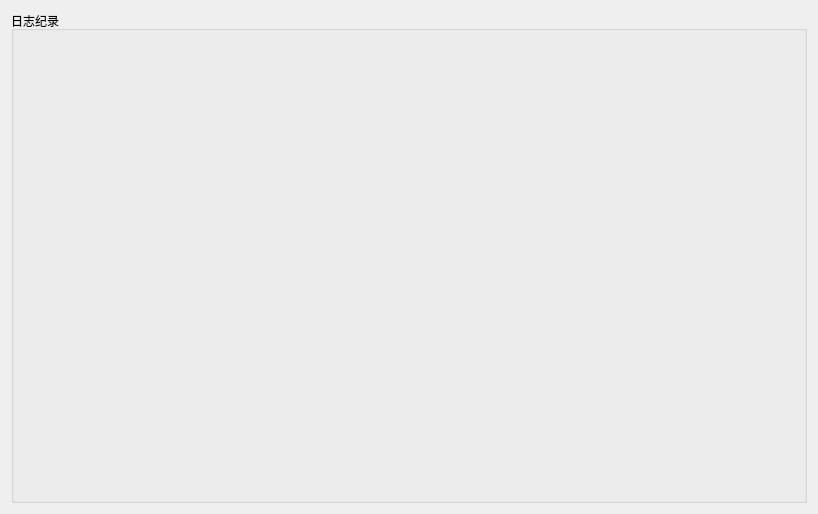
<?xml version="1.0" encoding="UTF-8"?>
<ui version="4.0">
 <class>LogMainWid</class>
 <widget class="QWidget" name="LogMainWid">
  <property name="geometry">
   <rect>
    <x>0</x>
    <y>0</y>
    <width>818</width>
    <height>514</height>
   </rect>
  </property>
  <property name="windowTitle">
   <string>Form</string>
  </property>
  <layout class="QGridLayout" name="gridLayout">
   <item row="0" column="0">
    <widget class="QGroupBox" name="groupBox">
     <property name="title">
      <string>日志纪录</string>
     </property>
     <layout class="QGridLayout" name="gridLayout_2">
      <item row="0" column="0">
       <widget class="QStackedWidget" name="stackedWid"/>
      </item>
     </layout>
    </widget>
   </item>
  </layout>
 </widget>
 <resources/>
 <connections/>
</ui>
